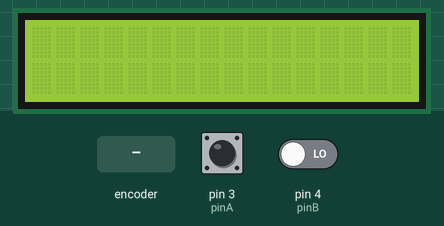
Bench run of a sketch on a simulated Arduino Uno, built with avr-gcc and run on an emulated ATmega328P. Parts: 16×2 character LCD. Inputs (shaded band) come from the test bench; at power-on: pin 3 (pinA) HIGH, pin 4 (pinB) LOW.

Above: at 1.2 s.
1.3 s: rotary encoder on pin 3 (pinA) / pin 4 (pinB) turned 3 steps (first pin leading)
At 3.0 s:
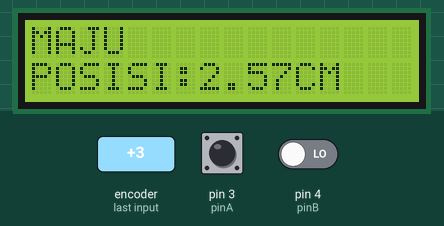
3.4 s: rotary encoder on pin 3 (pinA) / pin 4 (pinB) turned 2 steps (second pin leading)
At 4.8 s:
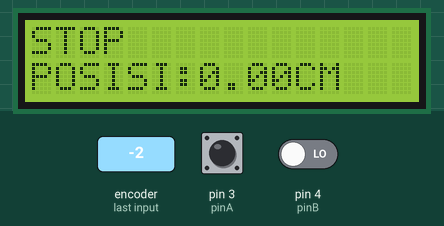
5.3 s: rotary encoder on pin 3 (pinA) / pin 4 (pinB) turned 1 step (first pin leading)
At 6.5 s:
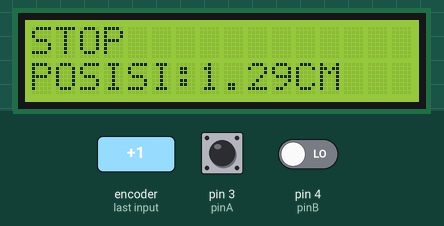
Timing chart, 0 to 8.3 s (numbered marks = the images above; inputs shaded):
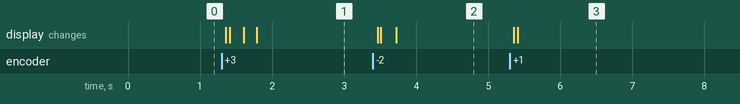

Measured:
- after the input at 1.3 s, the display: first changes after 0.06 s (image 1 shows a later state)
- after the input at 3.4 s, the display: first changes after 0.07 s (image 2 shows a later state)
- after the input at 5.3 s, the display: first changes after 0.06 s (image 3 shows a later state)

The sketch:

rotary.ino
```cpp
#include <Wire.h>
#include <LiquidCrystal_I2C.h>
LiquidCrystal_I2C lcd(0x27,2,1,0,4,5,6,7,3, POSITIVE);


int pinA = 3;  // Connected to CLK on KY-040
 int pinB = 4;  // Connected to DT on KY-040
 int encoderPosCount = 0;
 int pinALast;
 int aVal;

 boolean bCW;


 void setup() {
   pinMode (pinA,INPUT);
   pinMode (pinB,INPUT);
   /* Read Pin A
   Whatever state it's in will reflect the last position
   */
   pinALast = digitalRead(pinA);
   Serial.begin (9600);
  lcd.begin(16,2);   // initialize the lcd for 16 chars 2 lines, turn on backlight

 }

 void loop() {

Serial.begin(9600);


//  lcd.backlight();
//  delay(250);
//  lcd.noBacklight();
//  delay(250);
//  lcd.backlight();

  int kel=18.9;
 int bag=28;

float rumus =(kel)*(encoderPosCount)/bag;

   aVal = digitalRead(pinA);
   if (aVal != pinALast){

     if (digitalRead(pinB) != aVal) {  // Means pin A Changed first - We're Rotating Clockwise
       encoderPosCount ++;
       bCW = true;
     } else {// Otherwise B changed first and we're moving CCW
       bCW = false;
       encoderPosCount--;
     }
  lcd.setCursor(0,0);
  //lcd.clear();
   lcd.print ("PUTARAN:");
     // delay(1000);
     if (bCW == true){

      lcd.setCursor(0,0);
       lcd.print ("MAJU              ");
       //delay(1000);
     }
     if  (bCW == false){

      lcd.setCursor(0,0);
       lcd.print("MUNDUR            ");

     }

     if  ( rumus <= 0 ){
      lcd.setCursor(0,0);
       lcd.print("STOP           ");

     }

     lcd.setCursor(0,1);
     lcd.print("POSISI:");
      lcd.print(float (kel)*(encoderPosCount)/bag);;
     lcd.print("CM   ");
     //delay(100);

   }
   pinALast = aVal;
  // delay(100);
 }
```
